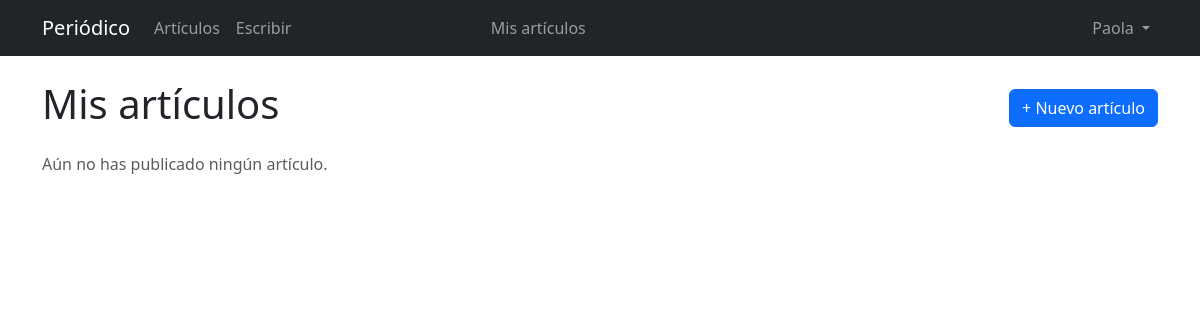
Page /articulos/mis-articulos/ (signed in) on the earlier database version.
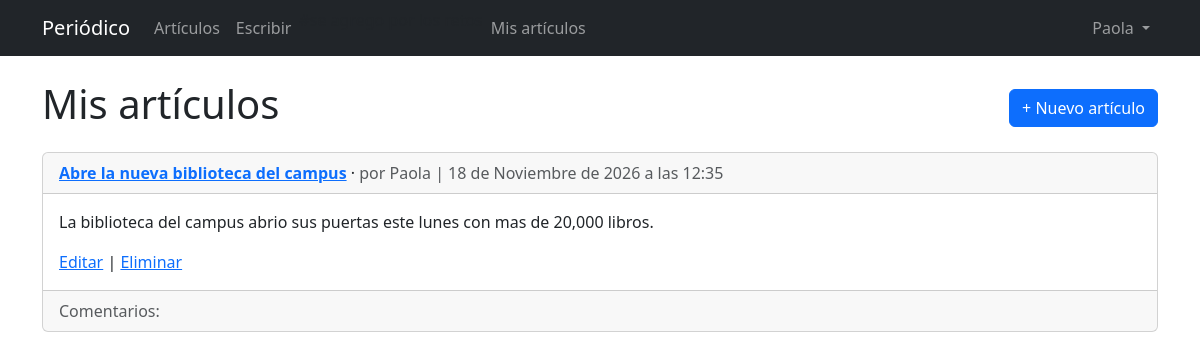
Same page on the later database version.
### articulos/models.py (models this page shows, shortened)
class Articulo(models.Model):
    titulo = models.CharField("título", max_length=255)
    cuerpo = models.TextField()
    fecha = models.DateTimeField(auto_now_add=True)
    autor = models.ForeignKey(settings.AUTH_USER_MODEL, on_delete=models.CASCADE)
    class Meta:
        ordering = ["-fecha"]
        verbose_name = "artículo"
        verbose_name_plural = "artículos"

### cuentas/models.py (models this page shows)
class UsuarioPersonalizado(AbstractUser):
    edad = models.PositiveIntegerField(null=True, blank=True)

### articulos/views.py (the view)
# urls.py: path("mis-articulos/", VistaMisArticulos.as_view(), name="mis_articulos"),  # <-- nueva
class VistaMisArticulos(LoginRequiredMixin, ListView):
    model = Articulo
    template_name = "articulos/mis_articulos.html"
    def get_queryset(self):
        return Articulo.objects.filter(autor=self.request.user)

### templates/articulos/mis_articulos.html (shortened to what this page needs)
{% extends "base.html" %}
{% block contenido %}
  <div class="d-flex justify-content-between align-items-center mb-3">
    <h1>Mis artículos</h1>
    <a href="{% url 'articulo_nuevo' %}" class="btn btn-primary">+ Nuevo artículo</a>
  </div>
  {% for articulo in object_list %}
    <div class="card mb-3">
      <div class="card-header">
        <span class="fw-bold"><a href="{% url 'articulo_detalle' articulo.pk %}">{{ articulo.titulo }}</a></span>
        &middot;
        <span class="text-muted">por {{ articulo.autor }} | {{ articulo.fecha }}</span>
      </div>
      <div class="card-body">
        <p>{{ articulo.cuerpo }}</p>
        <a href="{% url 'articulo_editar' articulo.pk %}">Editar</a> |
        <a href="{% url 'articulo_eliminar' articulo.pk %}">Eliminar</a>
      </div>
      <div class="card-footer text-muted">
        Comentarios: {{ articulo.comentario_set.count }}
      </div>
    </div>
  {% empty %}
    <p class="text-muted">Aún no has publicado ningún artículo.</p>
  {% endfor %}
{% endblock contenido %}

Differences in the rows shown:
added Articulo: titulo "Abre la nueva biblioteca del campus", autor "Paola", fecha "18 de Noviembre de 2026 a las 12:35", cuerpo "La biblioteca del campus abrio sus puertas este lunes con mas de 20,000 libros."
Other differences:
text no longer shown: "Aún no has publicado ningún artículo."
